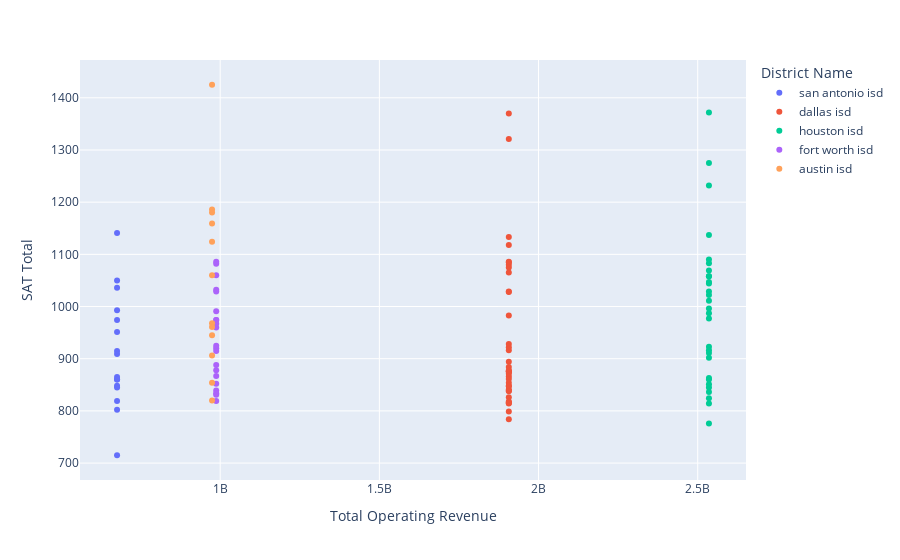

The cell this chart's notebook holds for it:
### Code cell
city_sat_budget = px.scatter(big_city_school_df, x="Total Operating Revenue", y="SAT Total", hover_name="District Name", color="District Name")
city_sat_budget.show()

### Figure 1 — Plotly figure (JSON) as saved in the notebook; plotly's stock layout.template omitted (floating-point values rounded to 4 significant figures)
{"data": [{"hovertemplate": "<b>%{hovertext}</b><br><br>District Name=san antonio isd<br>Total Operating Revenue=%{x}<br>SAT Total=%{y}<extra></extra>", "hovertext": ["san antonio isd", "san antonio isd", "san antonio isd", "san antonio isd", "san antonio isd", "san antonio isd", "san antonio isd", "san antonio isd", "san antonio isd", "san antonio isd", "san antonio isd", "san antonio isd", "san antonio isd", "san antonio isd", "san antonio isd", "san antonio isd"], "legendgroup": "san antonio isd", "marker": {"color": "#636efa", "symbol": "circle"}, "mode": "markers", "name": "san antonio isd", "orientation": "v", "showlegend": true, "type": "scatter", "x": [676023494, 676023494, 676023494, 676023494, 676023494, 676023494, 676023494, 676023494, 676023494, 676023494, 676023494, 676023494, 676023494, 676023494, 676023494, 676023494], "xaxis": "x", "y": [860, 848, 865, 915, 845, 819, 909, 802, 1050, 1141, 860, 974, 1036, 993, 715, 951], "yaxis": "y"}, {"hovertemplate": "<b>%{hovertext}</b><br><br>District Name=dallas isd<br>Total Operating Revenue=%{x}<br>SAT Total=%{y}<extra></extra>", "hovertext": ["dallas isd", "dallas isd", "dallas isd", "dallas isd", "dallas isd", "dallas isd", "dallas isd", "dallas isd", "dallas isd", "dallas isd", "dallas isd", "dallas isd", "dallas isd", "dallas isd", "dallas isd", "dallas isd", "dallas isd", "dallas isd", "dallas isd", "dallas isd", "dallas isd", "dallas isd", "dallas isd", "dallas isd", "dallas isd", "dallas isd", "dallas isd", "dallas isd", "dallas isd", "dallas isd", "dallas isd", "dallas isd", "dallas isd", "dallas isd", "dallas isd", "dallas isd", "dallas isd"], "legendgroup": "dallas isd", "marker": {"color": "#EF553B", "symbol": "circle"}, "mode": "markers", "name": "dallas isd", "orientation": "v", "showlegend": true, "type": "scatter", "x": [1906648921, 1906648921, 1906648921, 1906648921, 1906648921, 1906648921, 1906648921, 1906648921, 1906648921, 1906648921, 1906648921, 1906648921, 1906648921, 1906648921, 1906648921, 1906648921, 1906648921, 1906648921, 1906648921, 1906648921, 1906648921, 1906648921, 1906648921, 1906648921, 1906648921, 1906648921, 1906648921, 1906648921, 1906648921, 1906648921, 1906648921, 1906648921, 1906648921, 1906648921, 1906648921, 1906648921, 1906648921], "xaxis": "x", "y": [894, 838, 866, 861, 916, 847, 841, 816, 876, 854, 848, 826, 818, 814, 875, 884, 983, 815, 838, 871, 1321, 875, 784, 1085, 1080, 1133, 1086, 1029, 1118, 1370, 928, 1065, 1075, 799, 1028, 878, 922], "yaxis": "y"}, {"hovertemplate": "<b>%{hovertext}</b><br><br>District Name=houston isd<br>Total Operating Revenue=%{x}<br>SAT Total=%{y}<extra></extra>", "hovertext": ["houston isd", "houston isd", "houston isd", "houston isd", "houston isd", "houston isd", "houston isd", "houston isd", "houston isd", "houston isd", "houston isd", "houston isd", "houston isd", "houston isd", "houston isd", "houston isd", "houston isd", "houston isd", "houston isd", "houston isd", "houston isd", "houston isd", "houston isd", "houston isd", "houston isd", "houston isd", "houston isd", "houston isd", "houston isd"], "legendgroup": "houston isd", "marker": {"color": "#00cc96", "symbol": "circle"}, "mode": "markers", "name": "houston isd", "orientation": "v", "showlegend": true, "type": "scatter", "x": [2535319349, 2535319349, 2535319349, 2535319349, 2535319349, 2535319349, 2535319349, 2535319349, 2535319349, 2535319349, 2535319349, 2535319349, 2535319349, 2535319349, 2535319349, 2535319349, 2535319349, 2535319349, 2535319349, 2535319349, 2535319349, 2535319349, 2535319349, 2535319349, 2535319349, 2535319349, 2535319349, 2535319349, 2535319349], "xaxis": "x", "y": [860, 1137, 824, 911, 1029, 851, 987, 845, 902, 863, 776, 1232, 1275, 923, 1058, 1011, 1083, 1022, 836, 916, 1372, 1090, 1069, 1058, 996, 1044, 1047, 814, 977], "yaxis": "y"}, {"hovertemplate": "<b>%{hovertext}</b><br><br>District Name=fort worth isd<br>Total Operating Revenue=%{x}<br>SAT Total=%{y}<extra></extra>", "hovertext": ["fort worth isd", "fort worth isd", "fort worth isd", "fort worth isd", "fort worth isd", "fort worth isd", "fort worth isd", "fort worth isd", "fort worth isd", "fort worth isd", "fort worth isd", "fort worth isd", "fort worth isd", "fort worth isd", "fort worth isd", "fort worth isd", "fort worth isd", "fort worth isd", "fort worth isd", "fort worth isd", "fort worth isd"], "legendgroup": "fort worth isd", "marker": {"color": "#ab63fa", "symbol": "circle"}, "mode": "markers", "name": "fort worth isd", "orientation": "v", "showlegend": true, "type": "scatter", "x": [987506836, 987506836, 987506836, 987506836, 987506836, 987506836, 987506836, 987506836, 987506836, 987506836, 987506836, 987506836, 987506836, 987506836, 987506836, 987506836, 987506836, 987506836, 987506836, 987506836, 987506836], "xaxis": "x", "y": [920, 967, 925, 819, 831, 839, 915, 852, 1082, 888, 878, 867, 834, 960, 1032, 1060, 974, 974, 991, 1029, 1086], "yaxis": "y"}, {"hovertemplate": "<b>%{hovertext}</b><br><br>District Name=austin isd<br>Total Operating Revenue=%{x}<br>SAT Total=%{y}<extra></extra>", "hovertext": ["austin isd", "austin isd", "austin isd", "austin isd", "austin isd", "austin isd", "austin isd", "austin isd", "austin isd", "austin isd", "austin isd", "austin isd"], "legendgroup": "austin isd", "marker": {"color": "#FFA15A", "symbol": "circle"}, "mode": "markers", "name": "austin isd", "orientation": "v", "showlegend": true, "type": "scatter", "x": [974423742, 974423742, 974423742, 974423742, 974423742, 974423742, 974423742, 974423742, 974423742, 974423742, 974423742, 974423742], "xaxis": "x", "y": [1124, 906, 1159, 945, 968, 1186, 1180, 854, 961, 1425, 820, 1060], "yaxis": "y"}], "layout": {"legend": {"title": {"text": "District Name"}, "tracegroupgap": 0}, "margin": {"t": 60}, "xaxis": {"anchor": "y", "domain": [0, 1], "title": {"text": "Total Operating Revenue"}}, "yaxis": {"anchor": "x", "domain": [0, 1], "title": {"text": "SAT Total"}}}}
